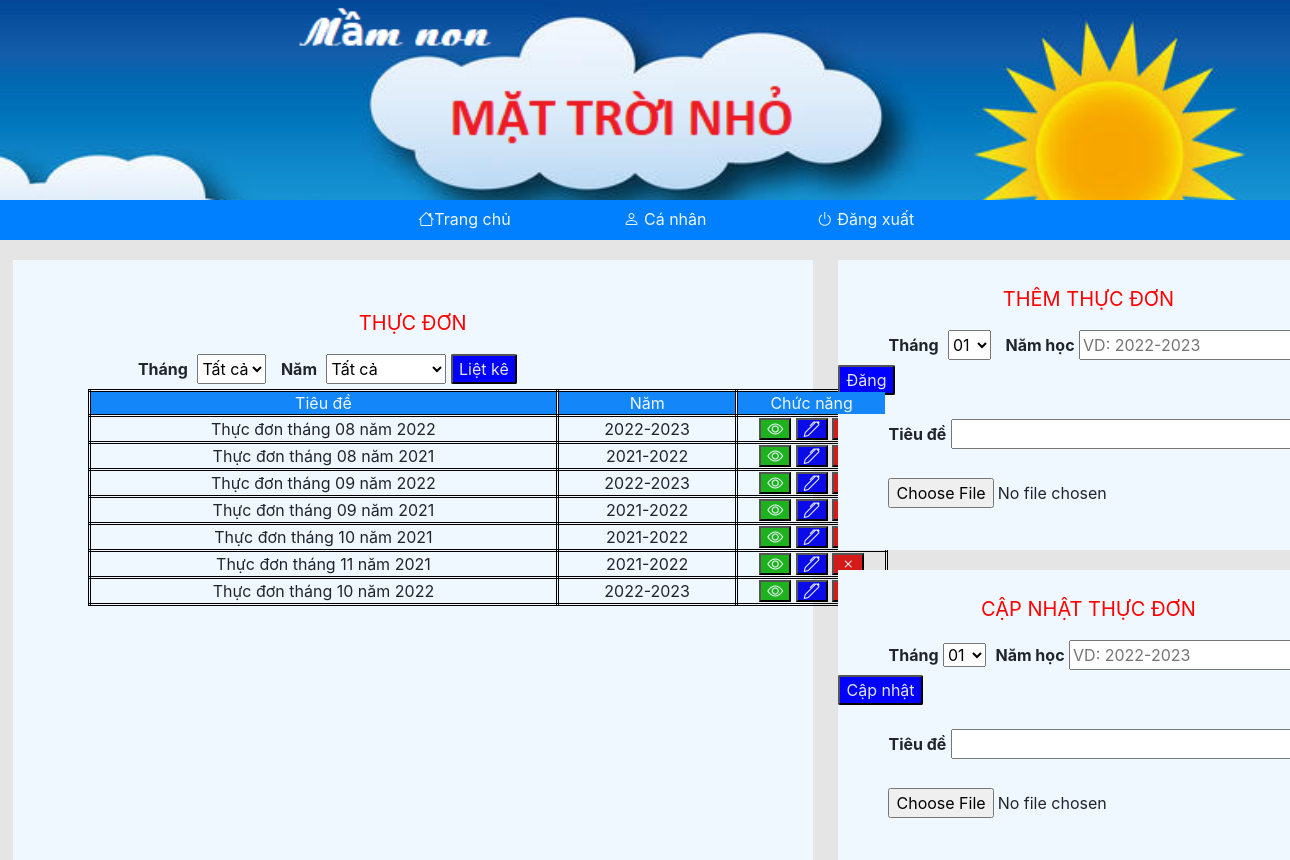
The page /admin/thucdon.php on the database its author committed.
### tables this page shows
CREATE TABLE `thucdon` (
  `MATD` int(11) NOT NULL,
  `TIEUDE` varchar(200) NOT NULL,
  `LINK` varchar(1000) NOT NULL,
  `THANG` varchar(5) NOT NULL,
  `NAM` varchar(10) NOT NULL
);

### admin/thucdon.php (the view, shortened to what this page needs)
<?php
    require_once("../connect.php");
?>
<html>
    <head>
		<link rel="stylesheet" href="https://maxcdn.bootstrapcdn.com/bootstrap/4.3.1/css/bootstrap.min.css">
        <link rel='stylesheet' href='https://cdn.jsdelivr.net/npm/bootstrap-icons@1.7.2/font/bootstrap-icons.css'>
    </head>
    <body>
           <?php  require_once("../inc/header.php"); ?>
           <div id="content">
                <div id="thucdon">
                    <br><br>
                    <p style="text-align: center; font-size: 20; color: red;">THỰC ĐƠN</p>
                    <Label style="margin-left: 125px;"><b>Tháng</b></Label>
                    <select id="thang">
                        <option>Tất cả</option>
                    </select>
                    <Label style="margin-left: 10px;"><b>Năm</b></Label>
                    <select id="nam">
                        <option>Tất cả</option>
                    </select>
                    <button id="lietke" onclick="lietke()">Liệt kê</button><br>
                    <div id="tb-baidang">
                        <table id="table-thucdon">
                            <tr style="position:sticky; top: 0;">
                                <td style='width: 470; background-color: #1386f9; color:aliceblue'>Tiêu đề</td>
                                <td style='width: 180; background-color: #1386f9; color:aliceblue'>Năm</td>
                                <td style='width: 150; background-color: #1386f9; color:aliceblue'>Chức năng</td>
                            </tr>
                            <?php
                                $q=$conn->query("SELECT*FROM thucdon");
                            while($row=$q->fetch_assoc()){
                            ?>
                                <tr>
                                        <td style='width: 470;'><?php echo $row["TIEUDE"] ?></td>
                                        <td style='width: 180;'><?php echo $row["NAM"]; ?></td>
                                        <td ><button id='btn-xem' onclick='xem(this)'><i class="bi bi-eye"></i></button>
                                            <button id='btn-sua' onclick=suabai(this)><i class="bi bi-pen"></i></button>
                                            <button id='btn-xoa' onclick='xoa(this)'><i class="bi bi-x"></i></button></td>
                                    </tr>
                            <?php  }?>
                        </table>
                    </div>
                </div>
                <div id="dang-sua">
                    <div id="dangbai">
                        <br>
                        <p style="text-align: center; font-size: 20; color: red;">THÊM THỰC ĐƠN</p>
                        <Label style="margin-left: 50px;"><b>Tháng</b></Label>
                        <select id="thang-dang">
                            <option>01</option>
                        </select>
                        <Label style="margin-left: 10px;"><b>Năm học</b></Label>
                        <input type="text" id="nam-dang" placeholder="VD: 2022-2023">
                        <button id="dang-sua-bai" onclick="themTD()">Đăng</button><br><br>
                        <Label style="margin-left: 50px;"><b>Tiêu đề</b></Label>
                        <input id='tieudedang' type="text" style="width: 350px;">
                        <br><br>
                        <input id='filedang' type='file' style="margin-left: 50px;">
                    </div>
                    <div id="suabai">
                    <br>
                        <p style="text-align: center; font-size: 20; color: red;">CẬP NHẬT THỰC ĐƠN</p>
                        <Label style="margin-left: 50px;"><b>Tháng</b></Label>
                        <select id="thang-cn">
                            <option>01</option>
                        </select>
                        <Label style="margin-left: 5px;"><b>Năm học</b></Label>
                        <input type="text" id="nam-cn" placeholder="VD: 2022-2023">
                        <button id="dang-sua-bai" onclick="capnhat()">Cập nhật</button><br><br>
                        <Label style="margin-left: 50px;"><b>Tiêu đề</b></Label>
                        <input id='tieudecn' type="text" style="width: 350px;">
                        <br><br>
                        <input id='filecn' type='file' style="margin-left: 50px;">
                    </div>
                </div>
            </div>
    </body>
</html>

### admin/thucdon.php (style rules this page uses)
#content { width:100%; background-color: #e5e5e5; display: flex; }
#thucdon { background-color: aliceblue; width: 62%; height: 600px; margin-left: 1%; margin-top: 20px; }
#thang { height: 30px; margin-left: 5px; }
#nam { width: 120px; height: 30px; margin-left: 5px; }
#lietke { background-color: blue; color:#e5e5e5; border-radius: 2px; }
#tb-baidang { width: 800px; height: 400px; margin-left: 75px; overflow-y: scroll; }
#table-thucdon td { border-style: double; border-color: black; text-align: center; }
#btn-xem { background-color: #1eb21e; color:aliceblue; }
#btn-sua { background-color: #0b0bea; color:aliceblue; }
#btn-xoa { background-color: #d61919; color:aliceblue; }
#thang-dang { height: 30px; margin-left: 5px; }
#dang-sua-bai { background-color: blue; color:#e5e5e5; border-radius: 2px; }
#dang-sua { width: 32%; height:600px; margin-left: 2%; margin-top: 20px; }
#dangbai { width: 500px; height:290px; background-color: aliceblue; }
#suabai { margin-top: 20px; width: 500px; height:290px; background-color: aliceblue; }

### rows shown on the page
thucdon: TIEUDE "Thực đơn tháng 08 năm 2022", NAM "2022-2023"
thucdon: TIEUDE "Thực đơn tháng 08 năm 2021", NAM "2021-2022"
thucdon: TIEUDE "Thực đơn tháng 09 năm 2022", NAM "2022-2023"
thucdon: TIEUDE "Thực đơn tháng 09 năm 2021", NAM "2021-2022"
thucdon: TIEUDE "Thực đơn tháng 10 năm 2021", NAM "2021-2022"
thucdon: TIEUDE "Thực đơn tháng 11 năm 2021", NAM "2021-2022"
thucdon: TIEUDE "Thực đơn tháng 10 năm 2022", NAM "2022-2023"
